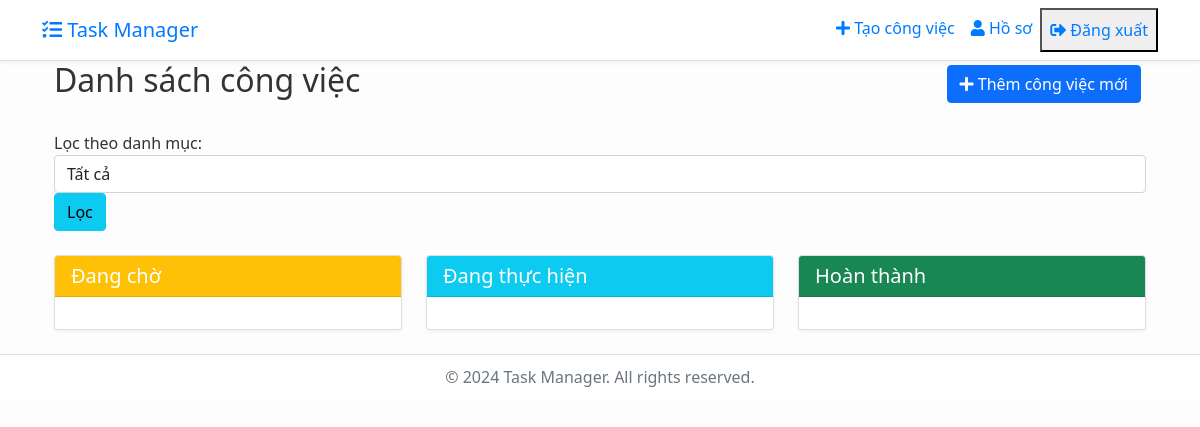
The app's page / (signed in), older data.
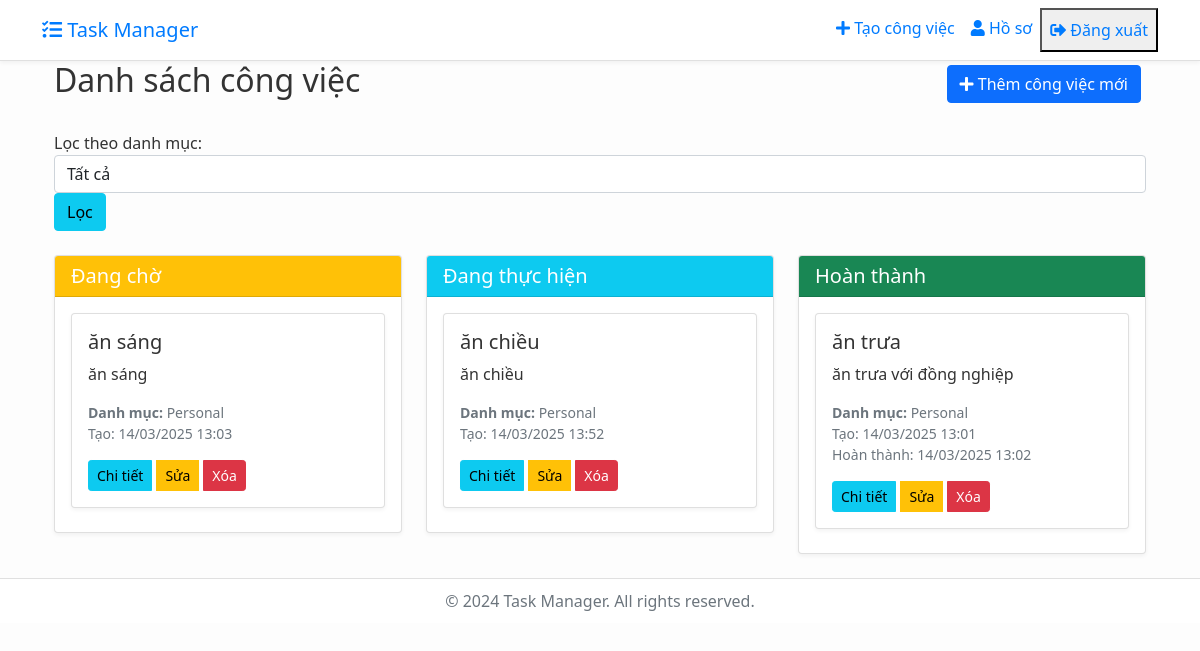
The same page, newer data.
### tasks/models.py (models this page shows, shortened)
class Task(models.Model):
    STATUS_CHOICES = [
        ('pending', 'Pending'),
        ('in_progress', 'In Progress'),
        ('completed', 'Completed'),
    ]
    CATEGORY_CHOICES = [  # Đổi tên biến thành CATEGORY_CHOICES để rõ ràng hơn
        ('work', 'Work'),
        ('personal', 'Personal'),
        ('study', 'Study'),
        ('other', 'Other'),
    ]
    title = models.CharField(max_length=100)
    description = models.TextField(blank=True)
    created = models.DateTimeField(default=timezone.now)
    finished = models.DateTimeField(null=True, blank=True)
    status = models.CharField(max_length=20, choices=STATUS_CHOICES, default='pending')
    category = models.CharField(max_length=20, choices=CATEGORY_CHOICES, default='other')  # Thêm trường category
    user = models.ForeignKey(User, on_delete=models.CASCADE)

### tasks/views.py (the view)
# urls.py: path('', views.dashboard, name='dashboard'),
@login_required
def dashboard(request):
    tasks = Task.objects.filter(user=request.user).order_by('-created')
    overdue_count = request.user.user_profile.get_overdue_tasks_count()
    category = request.GET.get('category')
    if category:
        tasks = tasks.filter(category=category)
    context = {
        'tasks': tasks,
        'overdue_count': overdue_count,
    }
    return render(request, 'tasks/task_list.html', context)

### users/models.py (called while the page is built)
    def get_overdue_tasks_count(self):
        from tasks.models import Task
        return Task.objects.filter(
            user=self.user,
            status__in=['pending', 'in_progress'],
            created__lt=timezone.now()
        ).count()

### tasks/templates/tasks/task_list.html (shortened to what this page needs)
{% extends "base.html" %}
{% block content %}
<div class="container">
    <div class="d-flex justify-content-between align-items-center mb-4">
        <h2>Danh sách công việc</h2>
        <a href="{% url 'task-create' %}" class="btn btn-primary">
            <i class="fas fa-plus"></i> Thêm công việc mới
        </a>
    </div>
    <div class="mb-4">
        <form method="get" action="{% url 'task-list' %}" class="form-inline">
            <label for="category" class="mr-2">Lọc theo danh mục:</label>
            <select name="category" id="category" class="form-control mr-2">
                <option value="">Tất cả</option>
            </select>
            <button type="submit" class="btn btn-info">Lọc</button>
        </form>
    </div>
    <div class="row">
        <div class="col-md-4">
            <div class="card mb-4">
                <div class="card-header bg-warning text-white">
                    <h5 class="card-title mb-0">Đang chờ</h5>
                </div>
                <div class="card-body">
                    {% for task in tasks %}
                    {% if task.status == 'pending' %}
                    <div class="card mb-2">
                        <div class="card-body">
                            <h5 class="card-title">{{ task.title }}</h5>
                            <p class="card-text">{{ task.description|truncatechars:100 }}</p>
                            <p class="text-muted small">
                                <strong>Danh mục:</strong> {{ task.get_category_display }}<br>
                                Tạo: {{ task.created|date:"d/m/Y H:i" }}
                            </p>
                            <div class="btn-group">
                                <a href="{% url 'task-detail' task.id %}" class="btn btn-sm btn-info">Chi tiết</a>
                                <a href="{% url 'task-update' task.id %}" class="btn btn-sm btn-warning">Sửa</a>
                                <a href="{% url 'task-delete' task.id %}" class="btn btn-sm btn-danger">Xóa</a>
                            </div>
                        </div>
                    </div>
                    {% endif %}
                    {% endfor %}
                </div>
            </div>
        </div>
        <div class="col-md-4">
            <div class="card mb-4">
                <div class="card-header bg-info text-white">
                    <h5 class="card-title mb-0">Đang thực hiện</h5>
                </div>
                <div class="card-body">
                    {% for task in tasks %}
                    {% if task.status == 'in_progress' %}
                    <div class="card mb-2">
                        <div class="card-body">
                            <h5 class="card-title">{{ task.title }}</h5>
                            <p class="card-text">{{ task.description|truncatechars:100 }}</p>
                            <p class="text-muted small">
                                <strong>Danh mục:</strong> {{ task.get_category_display }}<br>
                                Tạo: {{ task.created|date:"d/m/Y H:i" }}
                            </p>
                            <div class="btn-group">
                                <a href="{% url 'task-detail' task.id %}" class="btn btn-sm btn-info">Chi tiết</a>
                                <a href="{% url 'task-update' task.id %}" class="btn btn-sm btn-warning">Sửa</a>
                                <a href="{% url 'task-delete' task.id %}" class="btn btn-sm btn-danger">Xóa</a>
                            </div>
                        </div>
                    </div>
                    {% endif %}
                    {% endfor %}
                </div>
            </div>
        </div>
        <div class="col-md-4">
            <div class="card mb-4">
                <div class="card-header bg-success text-white">
                    <h5 class="card-title mb-0">Hoàn thành</h5>
                </div>
                <div class="card-body">
                    {% for task in tasks %}
                    {% if task.status == 'completed' %}
                    <div class="card mb-2">
                        <div class="card-body">
                            <h5 class="card-title">{{ task.title }}</h5>
                            <p class="card-text">{{ task.description|truncatechars:100 }}</p>
                            <p class="text-muted small">
                                <strong>Danh mục:</strong> {{ task.get_category_display }}<br>
                                Tạo: {{ task.created|date:"d/m/Y H:i" }}<br>
                                Hoàn thành: {{ task.finished|date:"d/m/Y H:i" }}
                            </p>
                            <div class="btn-group">
                                <a href="{% url 'task-detail' task.id %}" class="btn btn-sm btn-info">Chi tiết</a>
                                <a href="{% url 'task-update' task.id %}" class="btn btn-sm btn-warning">Sửa</a>
                                <a href="{% url 'task-delete' task.id %}" class="btn btn-sm btn-danger">Xóa</a>
                            </div>
                        </div>
                    </div>
                    {% endif %}
                    {% endfor %}
                </div>
            </div>
        </div>
    </div>
</div>
{% endblock content %}

### templates/base.html (shortened to what this page needs)
<!DOCTYPE html>
<html>
<head>
    <link href="https://cdn.jsdelivr.net/npm/bootstrap@5.1.3/dist/css/bootstrap.min.css" rel="stylesheet">
    <link rel="stylesheet" href="https://cdnjs.cloudflare.com/ajax/libs/font-awesome/5.15.4/css/all.min.css">
</head>
<body>
    <nav class="navbar navbar-expand-lg">
        <div class="container">
            <a class="navbar-brand" href="{% url 'dashboard' %}">
                <i class="fas fa-tasks"></i> Task Manager
            </a>
            <div class="collapse navbar-collapse" id="navbarNav">
                <div class="navbar-nav ms-auto">
                    {% if user.is_authenticated %}
                        <a class="nav-item nav-link" href="{% url 'task-create' %}">
                            <i class="fas fa-plus"></i> Tạo công việc
                        </a>
                        <a class="nav-item nav-link" href="{% url 'profile' %}">
                            <i class="fas fa-user"></i> Hồ sơ
                        </a>
                        <form class="d-inline" action="{% url 'logout' %}" method="POST">
                            <button type="submit" class="logout-btn nav-item nav-link">
                                <i class="fas fa-sign-out-alt"></i> Đăng xuất
                            </button>
                        </form>
                    {% endif %}
                </div>
            </div>
        </div>
    </nav>
    <main class="container">
        {% block content %}{% endblock %}
    </main>
    <footer class="footer text-center">
        <div class="container">
            <span class="text-muted">&copy; 2024 Task Manager. All rights reserved.</span>
        </div>
    </footer>
</body>
</html>

### templates/base.html (style rules this page uses)
body { background: #fdfdfd; color: #333; min-height: 100vh; display: flex; flex-direction: column; }
.navbar { background: #ffffff; border-bottom: 1px solid #e0e0e0; box-shadow: 0 2px 4px rgba(0, 0, 0, 0.05); }
.navbar-brand, .nav-link { color: #007bff; }
.btn { margin-right: 5px; }
.card { background: #ffffff; box-shadow: 0 2px 4px rgba(0, 0, 0, 0.05); transition: all 0.3s ease; }
.logout-btn { color: #007bff; }
footer { background: #ffffff; border-top: 1px solid #e0e0e0; padding: 10px 0; }

Row changes from the older to the newer data that the page shows:
added Task: title "ăn sáng", description "ăn sáng", category "Personal", created "14/03/2025 13:03", shown under "Đang chờ"
added Task: title "ăn chiều", description "ăn chiều", category "Personal", created "14/03/2025 13:52", shown under "Đang thực hiện"
added Task: title "ăn trưa", description "ăn trưa với đồng nghiệp", category "Personal", created "14/03/2025 13:01", finished "14/03/2025 13:02", shown under "Hoàn thành"
